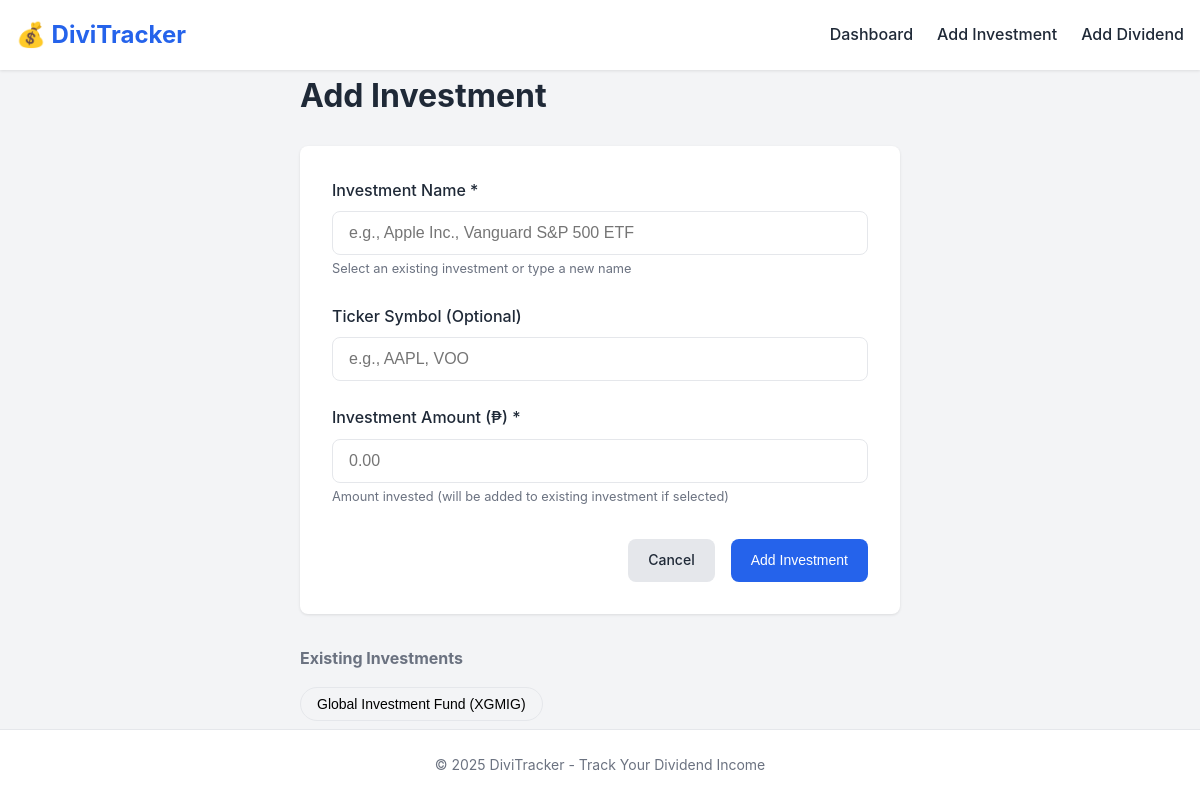
Before: /investment/add with the older database file.
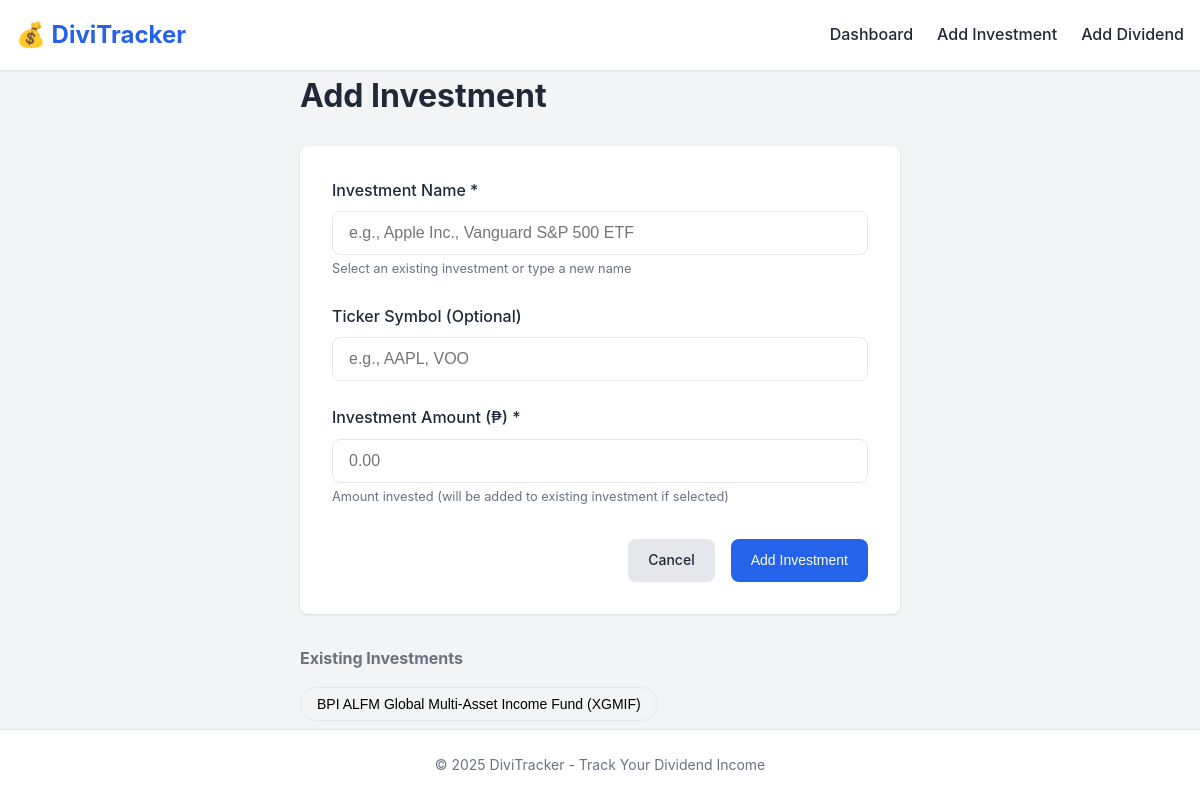
After: the same page with the newer database file.
### app/models.py (models this page shows, shortened)
class Investment(db.Model):
    __tablename__ = "investments"
    id: Mapped[int] = mapped_column(Integer, primary_key=True)
    name: Mapped[str] = mapped_column(String(100), unique=True, nullable=False, index=True)
    ticker: Mapped[Optional[str]] = mapped_column(String(20), nullable=True)
    total_invested: Mapped[float] = mapped_column(Float, default=0.0, nullable=False)
    created_at: Mapped[datetime] = mapped_column(DateTime, default=utcnow, nullable=False)
    updated_at: Mapped[datetime] = mapped_column(
        DateTime, default=utcnow, onupdate=utcnow, nullable=False
    )
    dividends: Mapped[list["Dividend"]] = relationship(
        "Dividend",
        back_populates="investment",
        lazy="dynamic",
        cascade="all, delete-orphan",
    )

### app/routes/investments.py (the view, shortened to what this page needs)
@investments_bp.route("/add", methods=["GET", "POST"])
def add_investment():
    investment_service = InvestmentService()
    investments = investment_service.get_all_investments()
    return render_template("add_investment.html", investments=investments)

### app/services/investment_service.py (called while the page is built)
    def get_all_investments(self) -> Sequence[Investment]:
        return Investment.query.order_by(Investment.name).all()

### templates/add_investment.html (shortened to what this page needs)
{% extends 'base.html' %}
{% block content %}
<div class="form-page">
    <h1>Add Investment</h1>
    <div class="form-container">
        <form method="POST" action="{{ url_for('investments.add_investment') }}">
            <div class="form-group">
                <label for="name">Investment Name *</label>
                <input type="text"
                       id="name"
                       name="name"
                       list="investment-list"
                       placeholder="e.g., Apple Inc., Vanguard S&amp;P 500 ETF"
                       required
                       autocomplete="off">
                <small class="form-help">Select an existing investment or type a new name</small>
            </div>
            <div class="form-group">
                <label for="ticker">Ticker Symbol (Optional)</label>
                <input type="text"
                       id="ticker"
                       name="ticker"
                       placeholder="e.g., AAPL, VOO"
                       maxlength="20">
            </div>
            <div class="form-group">
                <label for="amount">Investment Amount ({{ currency_symbol }}) *</label>
                <input type="number"
                       id="amount"
                       name="amount"
                       step="0.01"
                       min="0"
                       placeholder="0.00"
                       required>
                <small class="form-help">Amount invested (will be added to existing investment if selected)</small>
            </div>
            <div class="form-actions">
                <a href="{{ url_for('main.index') }}" class="btn btn-secondary">Cancel</a>
                <button type="submit" class="btn btn-primary">Add Investment</button>
            </div>
        </form>
    </div>
    {% if investments %}
    <div class="existing-list">
        <h3>Existing Investments</h3>
        <div class="investment-chips">
            {% for inv in investments %}
            <button type="button" class="chip" onclick="selectInvestment('{{ inv.name }}', '{{ inv.ticker }}')">
                {{ inv.name }} {% if inv.ticker %}({{ inv.ticker }}){% endif %}
            </button>
            {% endfor %}
        </div>
    </div>
    {% endif %}
</div>
{% endblock %}

### templates/base.html (shortened to what this page needs)
<!DOCTYPE html>
<html lang="en">
<head>
    <link rel="stylesheet" href="{{ url_for('static', filename='style.css') }}">
</head>
<body>
    <nav class="navbar">
        <div class="container">
            <a href="{{ url_for('main.index') }}" class="logo">💰 DiviTracker</a>
            <div class="nav-links">
                <a href="{{ url_for('main.index') }}">Dashboard</a>
                <a href="{{ url_for('investments.add_investment') }}">Add Investment</a>
                <a href="{{ url_for('dividends.add_dividend') }}">Add Dividend</a>
            </div>
        </div>
    </nav>
    <main class="container">
        {% block content %}{% endblock %}
    </main>
    <footer class="footer">
        <div class="container">
            <p>&copy; 2025 DiviTracker - Track Your Dividend Income</p>
        </div>
    </footer>
</body>
</html>

### static/style.css (style rules this page uses)
:root { --primary-color: #2563eb; --primary-hover: #1d4ed8; --success-color: #16a34a; --success-hover: #15803d; --danger-color: #dc2626; --danger-hover: #b91c1c; --warning-color: #f59e0b; --info-color: #0891b2; --text-color: #1f2937; --text-muted: #6b7280; --bg-color: #f3f4f6; --card-bg: #ffffff; --border-color: #e5e7eb; --shadow: 0 1px 3px rgba(0, 0, 0, 0.1); --shadow-lg: 0 4px 6px rgba(0, 0, 0, 0.1); --radius: 8px; }
* { margin: 0; padding: 0; box-sizing: border-box; }
body { font-family: -apple-system, BlinkMacSystemFont, 'Segoe UI', Roboto, Oxygen, Ubuntu, sans-serif; background-color: var(--bg-color); color: var(--text-color); line-height: 1.6; min-height: 100vh; display: flex; flex-direction: column; }
.container { max-width: 1200px; margin: 0 auto; padding: 0 1rem; width: 100%; }
.navbar { background-color: var(--card-bg); box-shadow: var(--shadow); padding: 1rem 0; position: sticky; top: 0; z-index: 100; }
.navbar .container { display: flex; justify-content: space-between; align-items: center; }
.logo { font-size: 1.5rem; font-weight: 700; color: var(--primary-color); text-decoration: none; }
.nav-links { display: flex; gap: 1.5rem; }
.nav-links a { color: var(--text-color); text-decoration: none; font-weight: 500; transition: color 0.2s; }
main { flex: 1; padding: 2rem 0; }
.btn { display: inline-flex; align-items: center; justify-content: center; padding: 0.625rem 1.25rem; border-radius: var(--radius); font-weight: 500; font-size: 0.875rem; text-decoration: none; border: none; cursor: pointer; transition: all 0.2s; }
.btn-primary { background-color: var(--primary-color); color: white; }
.btn-secondary { background-color: var(--border-color); color: var(--text-color); }
.form-page { max-width: 600px; margin: 0 auto; }
.form-page h1 { margin-bottom: 1.5rem; }
.form-container { background-color: var(--card-bg); border-radius: var(--radius); padding: 2rem; box-shadow: var(--shadow); }
.form-group { margin-bottom: 1.5rem; }
.form-group label { display: block; font-weight: 500; margin-bottom: 0.5rem; }
.form-group input, .form-group select, .form-group textarea { width: 100%; padding: 0.75rem 1rem; border: 1px solid var(--border-color); border-radius: var(--radius); font-size: 1rem; transition: border-color 0.2s, box-shadow 0.2s; }
.form-help { display: block; font-size: 0.8rem; color: var(--text-muted); margin-top: 0.25rem; }
.form-actions { display: flex; gap: 1rem; justify-content: flex-end; margin-top: 2rem; }
.existing-list { margin-top: 2rem; }
.existing-list h3 { margin-bottom: 1rem; font-size: 1rem; color: var(--text-muted); }
.investment-chips { display: flex; flex-wrap: wrap; gap: 0.5rem; }
.chip { padding: 0.5rem 1rem; background-color: var(--bg-color); border: 1px solid var(--border-color); border-radius: 9999px; font-size: 0.875rem; cursor: pointer; transition: all 0.2s; }
.footer { background-color: var(--card-bg); padding: 1.5rem 0; margin-top: auto; border-top: 1px solid var(--border-color); }
.footer p { text-align: center; color: var(--text-muted); font-size: 0.875rem; }

Changed rows visible on the page:
changed Investment: name "Global Investment Fund" → "BPI ALFM Global Multi-Asset Income Fund"; ticker "XGMIG" → "XGMIF"
